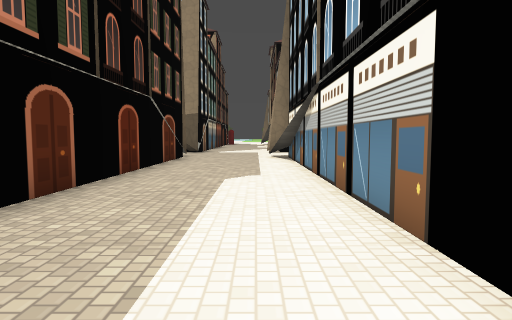
[1] (above)

20 first-person views from a walk through a level from a Godot 3-D game. The camera is 1.5 m above the floor, tilts 4° down and sees 75° across. The floor is counted in squares, 2 m on a side. Each view is taken from the middle of a square. On the plan, view 1 faces up. The plan holds only what a view shows up to about 11 squares ahead; the rest is blank. The place goes on beyond the plan. Some surface patterns are stand-ins.

[2]
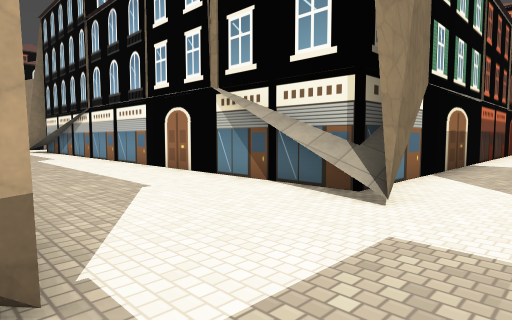

[3]
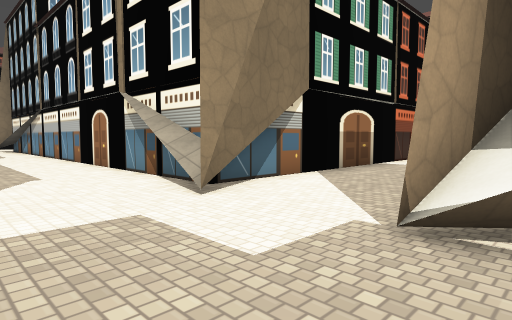

[4]
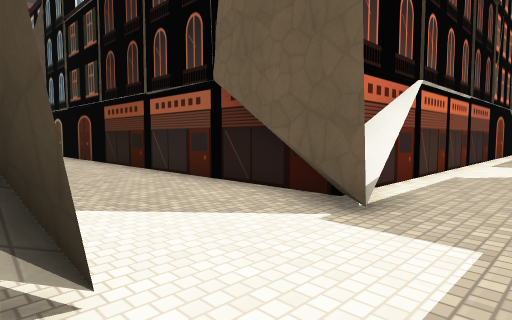

[5]
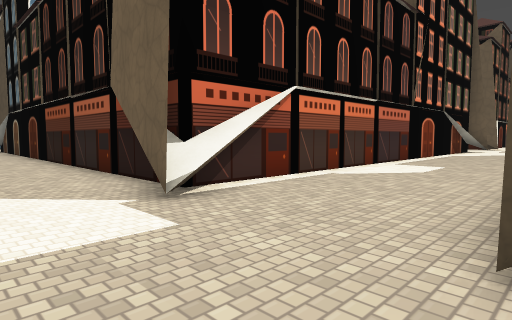

[6]
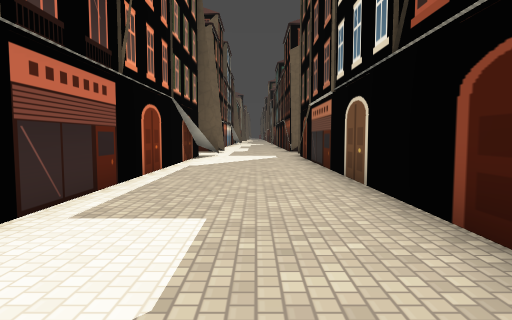

[7]
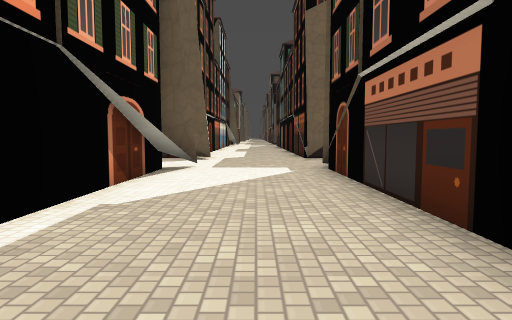

[8]
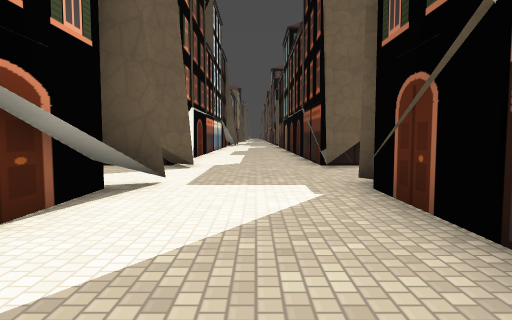

[9]
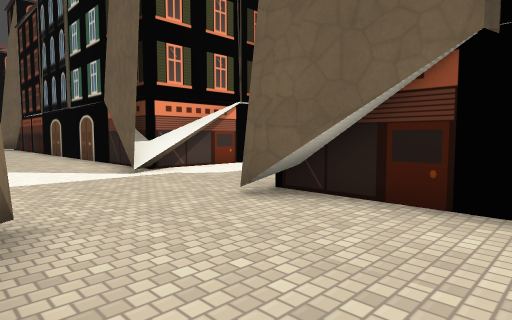

[10]
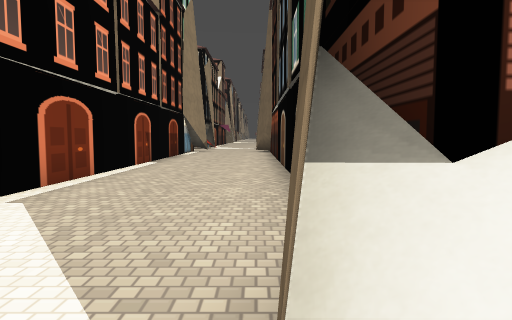

[11]
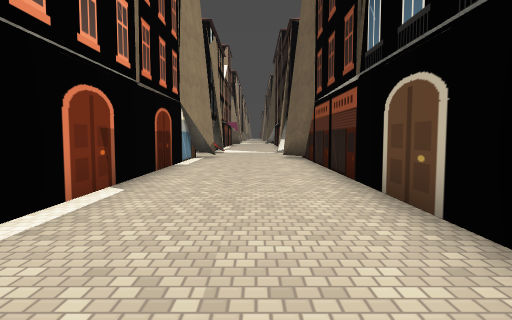

[12]
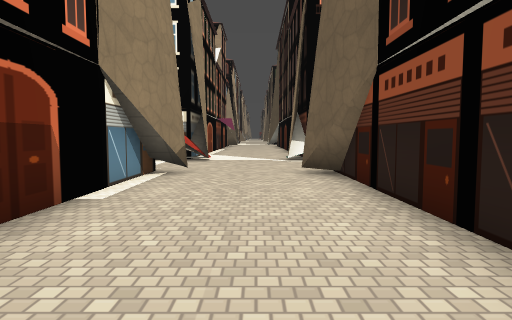

[13]
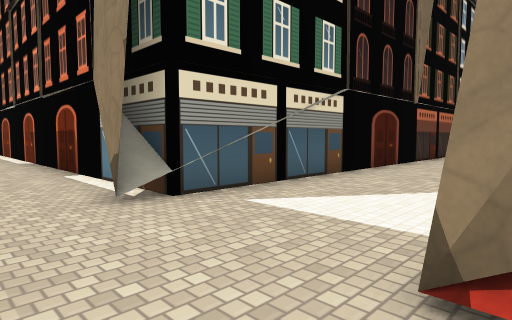

[14]
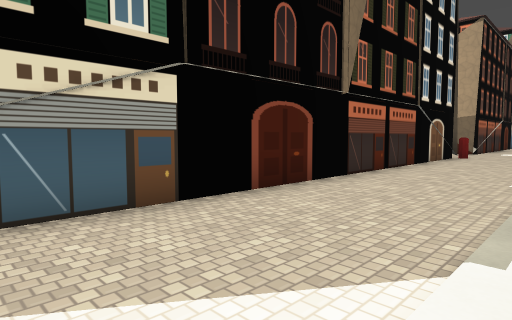

[15]
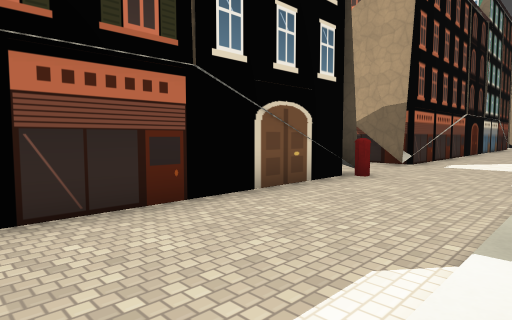

[16]
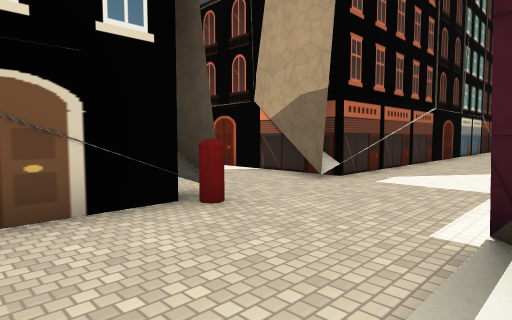

[17]
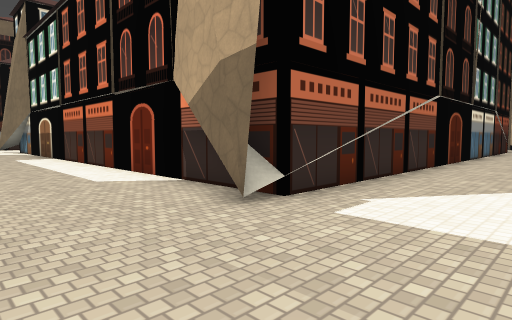

[18]
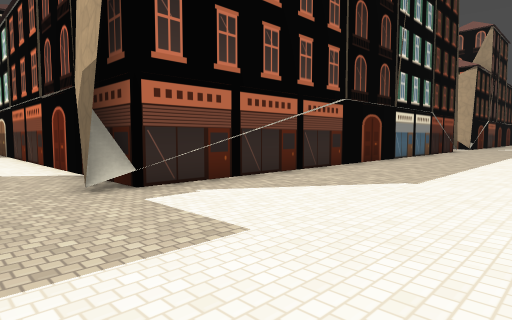

[19]
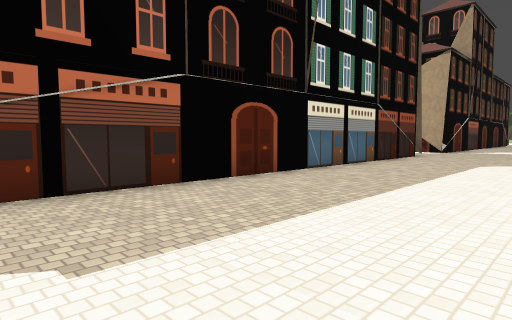

[20]
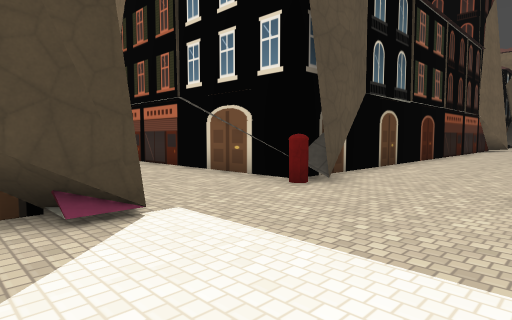

### Floor plan
Key: @ floor where view 1 was taken; # wall or solid block; . main floor; : floor 0.25 m higher than the main floor; / step, stairs or slope; ^ raised ledge.
Columns run from 6 left of view 1 to 22 right of it. Each row starts with its distance up from view 1.
 10    #...#               #...
  9    #....#              #....
  8    #....#              #....
  7    #....#              #....
  6    #....#              #....
  5    #....#              #....
  4    #....#              #....
  3     ....#              #.....
  2     ....#              #.....
  1     ....#              #.....
  0     ..@.#              #.....
 -1     ....#              #.....
 -2     ....#              #.....
 -3     ...#################.....
 -4    #...##.............##.....
 -5    ..........................
 -6    ..........................
 -7    ........................##
 -8    #...#################...#
 -9     ....#              #...#
-10     ....#              #.../
-11     ....#              #.../
-12     ....#              #.../
-13    #....#              #.../
-14    #....#              #.../
-15    #....#              #...
-16    #....#              #...
-17    #....#              #...
-18    #....#              #.../
-19    #....#              #.../
-20    #....#              #.../
-21    #....#              #.../
-22    #....#              #.../
-23    #...##  #############...
-24 .  #...# .............##...^
-25 ............................
-26 ............................
-27 ...........................:
-28  ###...#################   #
-29    #....#
-30    #....#

Positions as (right, up) in squares from view 1, and headings:
1: (0, 0), facing up
2: (-3, -6), facing up-right
3: (-2, -8), facing up-right
4: (-1, -4), facing down-right
5: (-3, -5), facing down-right
6: (-1, -11), facing down
7: (-1, -16), facing down
8: (-1, -19), facing down
9: (-6, -24), facing down-right
10: (0, -27), facing right
11: (5, -26), facing right
12: (10, -26), facing right
13: (21, -26), facing up-left
14: (21, -22), facing up-left
15: (21, -14), facing up-left
16: (21, -10), facing up-left
17: (20, -7), facing up-left
18: (22, -6), facing up-left
19: (22, -1), facing up-left
20: (22, -4), facing down-left
